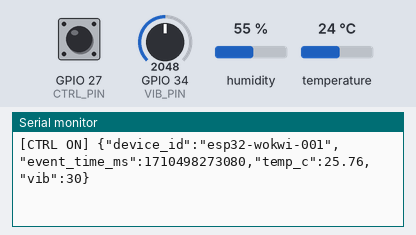
A sketch run on a simulated ESP32. On the bench: the last lines printed to the serial monitor. The inputs (shaded band) are chosen by the test bench; at power-on: GPIO 27 (CTRL_PIN) HIGH, GPIO 34 (VIB_PIN) = 2048, humidity 55 %, temperature 24 °C. WiFi joins after 1.5 s; servers stay silent unless stated; the local clock reads 2024-03-15 10:24:30 at power-on unless the sketch sets it; random numbers use the default seed unless the sketch sets one; no MQTT or app messages arrive unless stated.

Above: at 3.2 s.
3.3 s: GPIO 27 (CTRL_PIN) pulled LOW for 1.25 s
At 4.5 s:
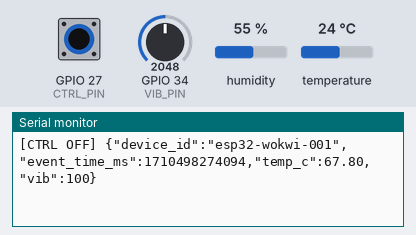
6.0 s: GPIO 34 (VIB_PIN) set to 2866
At 6.9 s:
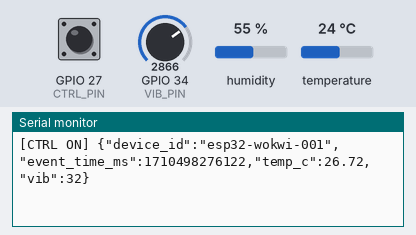
7.5 s: GPIO 34 (VIB_PIN) set to 3603
At 8.8 s:
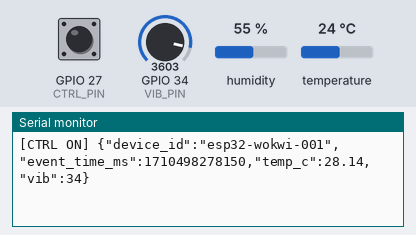
9.0 s: GPIO 27 (CTRL_PIN) pulled LOW for 1.25 s
At 9.7 s:
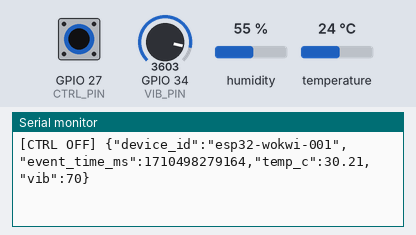
Timing chart, 0 to 12.0 s (numbered marks = the images above; inputs shaded):
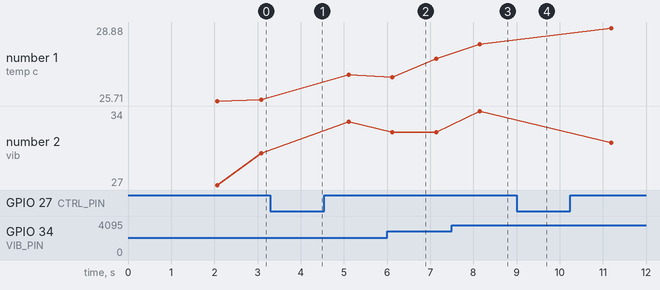

Measured:
- after the input at 3.3 s, the serial monitor: prints a new line after 0.80 s (image 1)
- after the input at 6.0 s, the serial monitor: prints a new line after 0.12 s (image 2)
- after the input at 7.5 s, the serial monitor: prints a new line after 0.65 s (image 3)
- after the input at 9.0 s, the serial monitor: prints a new line after 0.16 s (image 4)
- plotted number 1: 25.76 → 26.84 after the input at 3.3 s, 28.14 → 28.88 after the input at 9.0 s
- plotted number 2: 30 → 33 after the input at 3.3 s, 32 → 34 after the input at 7.5 s, 34 → 28 after the input at 9.0 s

The sketch:

sketch.ino
```cpp
#include <WiFi.h>
#include <PubSubClient.h>
#include "DHTesp.h"
#include <time.h>
#include <math.h>

const char* WIFI_SSID = "Wokwi-GUEST";
const char* WIFI_PASS = "";

const char* MQTT_HOST = "test.mosquitto.org";
const int   MQTT_PORT = 1883;

const char* TOPIC = "naven/iot/sensors";
const char* DEVICE_ID = "esp32-wokwi-001";

static const int DHT_PIN = 15;
static const int VIB_PIN = 34;

// NEW: controller switch (use a spare digital pin in Wokwi with a switch/button)
// When ON -> normal machinery behavior
// When OFF -> abnormal / fault behavior to trigger anomaly detection
static const int CTRL_PIN = 27;   // change if you prefer another GPIO

WiFiClient wifiClient;
PubSubClient mqtt(wifiClient);
DHTesp dht;

uint64_t eventTimeMsUTC() {
  struct timeval tv;
  gettimeofday(&tv, nullptr);
  return (uint64_t)tv.tv_sec * 1000ULL + (uint64_t)(tv.tv_usec / 1000ULL);
}

void syncTime() {
  configTime(0, 0, "pool.ntp.org");
  time_t now = 0;
  int retries = 0;
  while (now < 1577836800 && retries < 30) { // > 2020-01-01
    delay(500);
    time(&now);
    retries++;
  }
}

void connectWiFi() {
  WiFi.mode(WIFI_STA);
  WiFi.begin(WIFI_SSID, WIFI_PASS);
  while (WiFi.status() != WL_CONNECTED) delay(250);
}

void connectMQTT() {
  mqtt.setServer(MQTT_HOST, MQTT_PORT);
  mqtt.setKeepAlive(30);

  while (!mqtt.connected()) {
    String clientId = "wokwi-esp32-" + String((uint32_t)esp_random(), HEX);
    mqtt.connect(clientId.c_str());
    if (!mqtt.connected()) delay(500);
  }
}

// ----------------- Heavy machinery simulation -----------------
float g_warmup = 0.0f;          // 0..1 warmup factor after startup
float g_health = 0.0f;          // 0..1 gradual wear (slowly increasing)
int   g_faultTicks = 0;         // countdown for temporary fault burst

float clampf(float x, float lo, float hi) {
  if (x < lo) return lo;
  if (x > hi) return hi;
  return x;
}

float randUniform(float lo, float hi) {
  return lo + (hi - lo) * (random(0, 10001) / 10000.0f);
}

float heavyMachineTempC(uint64_t ts_ms, bool controllerOn) {
  // Load cycle: ~4 minutes period
  float t = (float)(ts_ms % (4UL * 60UL * 1000UL)) / 1000.0f;
  float load = 0.5f + 0.5f * sinf(2.0f * (float)M_PI * t / (4.0f * 60.0f)); // 0..1

  // Warmup to operating range over ~2 minutes
  g_warmup = clampf(g_warmup + 0.008f, 0.0f, 1.0f);

  // Slow wear over time
  g_health = clampf(g_health + 0.00005f, 0.0f, 1.0f);

  // Normal operation range (heavy machinery): roughly 45..75C under load
  float base = 45.0f + 30.0f * load;
  float warm = (base - 25.0f) * g_warmup;
  float wear = 3.0f * g_health;
  float noise = randUniform(-0.6f, 0.6f);

  float temp = 25.0f + warm + wear + noise;

  // Rare small overheat spike even in normal mode
  if (random(0, 1000) < 3) temp += randUniform(8.0f, 18.0f);

  if (!controllerOn) {
    // Abnormal mode: temperature becomes erratic / clearly wrong
    //  - sometimes unrealistically low or high
    //  - higher variance + frequent spikes
    float chaos = randUniform(-12.0f, 22.0f);
    temp += chaos;

    if (random(0, 100) < 25) { // frequent spikes
      temp += randUniform(15.0f, 35.0f);
    }

    // occasional sensor-glitch style drop
    if (random(0, 100) < 10) {
      temp -= randUniform(10.0f, 25.0f);
    }
  }

  return clampf(temp, 0.0f, 130.0f);
}

int heavyMachineVib(uint64_t ts_ms, bool controllerOn) {
  float t = (float)(ts_ms % (4UL * 60UL * 1000UL)) / 1000.0f;
  float load = 0.5f + 0.5f * sinf(2.0f * (float)M_PI * t / (4.0f * 60.0f)); // 0..1

  float base = 12.0f + 18.0f * load + 12.0f * g_health; // 12..40ish
  float noise = randUniform(-5.0f, 5.0f);

  float vib = base + noise;

  // Occasional impact spikes (normal)
  if (random(0, 100) < 4) vib += randUniform(15.0f, 35.0f);

  // Rare fault burst (normal)
  if (g_faultTicks == 0 && random(0, 2000) < 2) g_faultTicks = random(10, 26);
  if (g_faultTicks > 0) {
    g_faultTicks--;
    vib += randUniform(10.0f, 25.0f);
  }

  // Pot still acts as a subtle severity dial (optional)
  int raw = analogRead(VIB_PIN);
  float dial = (float)raw / 4095.0f;     // 0..1
  vib += (dial - 0.5f) * 10.0f;          // -5..+5

  if (!controllerOn) {
    // Abnormal mode: clearly elevated / unstable vibration
    vib += randUniform(20.0f, 45.0f);    // shift upward a lot

    // frequent sharp spikes
    if (random(0, 100) < 30) vib += randUniform(20.0f, 50.0f);

    // sometimes "sensor glitch" -> near zero then spike next time (creates anomalies)
    if (random(0, 100) < 8) vib = randUniform(0.0f, 5.0f);
  }

  vib = clampf(vib, 0.0f, 100.0f);
  return (int)lroundf(vib);
}
// ---------------------------------------------------------------

void setup() {
  Serial.begin(115200);
  randomSeed(esp_random());

  dht.setup(DHT_PIN, DHTesp::DHT22);

  // Controller pin: using internal pull-up.
  // Wire a switch in Wokwi from GPIO27 to GND.
  pinMode(CTRL_PIN, INPUT_PULLUP);

  connectWiFi();
  syncTime();
  connectMQTT();

  Serial.println("MQTT publishing started");
  Serial.println("Controller: ON when GPIO27 is HIGH (switch open), OFF when LOW (switch to GND)");
}

void loop() {
  if (WiFi.status() != WL_CONNECTED) connectWiFi();
  if (!mqtt.connected()) connectMQTT();
  mqtt.loop();

  TempAndHumidity th = dht.getTempAndHumidity();

  // Guard against NaN reads
  if (isnan(th.temperature) || isnan(th.humidity)) {
    Serial.println("DHT read failed (NaN), skipping publish");
    delay(1000);
    return;
  }

  uint64_t ts = eventTimeMsUTC();

  // Controller logic:
  // With INPUT_PULLUP, HIGH = switch open => controller ON (normal)
  // LOW = switch closed to GND => controller OFF (abnormal demo mode)
  bool controllerOn = (digitalRead(CTRL_PIN) == HIGH);

  // Keep output JSON field names EXACTLY the same:
  float tempC = heavyMachineTempC(ts, controllerOn);
  int vib = heavyMachineVib(ts, controllerOn);

  char payload[256];
  int n = snprintf(payload, sizeof(payload),
    "{\"device_id\":\"%s\",\"event_time_ms\":%llu,\"temp_c\":%.2f,\"vib\":%d}",
    DEVICE_ID, (unsigned long long)ts, tempC, vib
  );

  if (n > 0 && n < (int)sizeof(payload)) {
    bool ok = mqtt.publish(TOPIC, payload);
    if (!ok) Serial.println("MQTT publish failed");

    // Extra debug line (does NOT change JSON payload)
    Serial.print(controllerOn ? "[CTRL ON] " : "[CTRL OFF] ");
    Serial.println(payload);
  } else {
    Serial.println("Payload formatting overflow");
  }

  delay(1000); // 1 msg/sec
}
```
